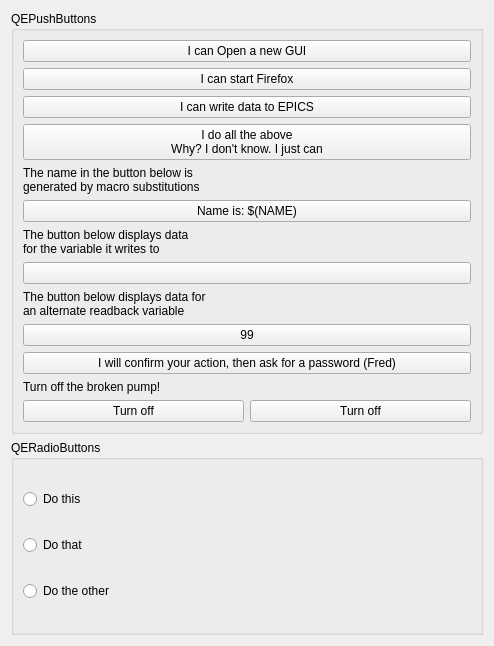
<?xml version="1.0" encoding="UTF-8"?>
<ui version="4.0">
 <class>Form</class>
 <widget class="QWidget" name="Form">
  <property name="geometry">
   <rect>
    <x>0</x>
    <y>0</y>
    <width>494</width>
    <height>646</height>
   </rect>
  </property>
  <property name="windowTitle">
   <string>QEPushButton and QERadioButtonExamples</string>
  </property>
  <layout class="QVBoxLayout" name="verticalLayout_3">
   <item>
    <widget class="QGroupBox" name="groupBox_2">
     <property name="title">
      <string>QEPushButtons</string>
     </property>
     <layout class="QVBoxLayout" name="verticalLayout_2">
      <item>
       <widget class="QEPushButton" name="qepushbutton">
        <property name="text">
         <string>I can Open a new GUI</string>
        </property>
        <property name="guiFile" stdset="0">
         <string>loggingSimple.ui</string>
        </property>
       </widget>
      </item>
      <item>
       <widget class="QEPushButton" name="qepushbutton_2">
        <property name="text">
         <string>I can start Firefox</string>
        </property>
        <property name="program">
         <string>firefox</string>
        </property>
        <property name="arguments">
         <stringlist>
          <string>www.google.com</string>
         </stringlist>
        </property>
       </widget>
      </item>
      <item>
       <widget class="QEPushButton" name="qepushbutton_3">
        <property name="text">
         <string>I can write data to EPICS</string>
        </property>
        <property name="variable" stdset="0">
         <string>OOE:ai</string>
        </property>
       </widget>
      </item>
      <item>
       <widget class="QEPushButton" name="qepushbutton_4">
        <property name="text">
         <string>I do all the above
Why? I don't know. I just can</string>
        </property>
        <property name="variable" stdset="0">
         <string>OOE:ai</string>
        </property>
        <property name="altReadbackVariable" stdset="0">
         <string/>
        </property>
        <property name="program">
         <string>firefox</string>
        </property>
        <property name="arguments">
         <stringlist>
          <string>www.google.com</string>
         </stringlist>
        </property>
        <property name="guiFile" stdset="0">
         <string>loggingSimple.ui</string>
        </property>
       </widget>
      </item>
      <item>
       <widget class="QLabel" name="label">
        <property name="text">
         <string>The name in the button below is
generated by macro substitutions</string>
        </property>
       </widget>
      </item>
      <item>
       <widget class="QEPushButton" name="qepushbutton_5">
        <property name="text">
         <string>Name is: $(NAME)</string>
        </property>
        <property name="variableSubstitutions" stdset="0">
         <string>NAME=Andrew</string>
        </property>
        <property name="labelText" stdset="0">
         <string>Name is: $(NAME)</string>
        </property>
       </widget>
      </item>
      <item>
       <widget class="QLabel" name="label_2">
        <property name="text">
         <string>The button below displays data
for the variable it writes to</string>
        </property>
       </widget>
      </item>
      <item>
       <widget class="QEPushButton" name="qepushbutton_6">
        <property name="text">
         <string/>
        </property>
        <property name="variable" stdset="0">
         <string>OOE:ai</string>
        </property>
        <property name="subscribe">
         <bool>true</bool>
        </property>
       </widget>
      </item>
      <item>
       <widget class="QLabel" name="label_3">
        <property name="text">
         <string>The button below displays data for
an alternate readback variable</string>
        </property>
       </widget>
      </item>
      <item>
       <widget class="QEPushButton" name="qepushbutton_7">
        <property name="text">
         <string>99</string>
        </property>
        <property name="variable" stdset="0">
         <string>OOE:ao</string>
        </property>
        <property name="subscribe">
         <bool>true</bool>
        </property>
       </widget>
      </item>
      <item>
       <widget class="QEPushButton" name="qepushbutton_8">
        <property name="text">
         <string>I will confirm your action, then ask for a password (Fred)</string>
        </property>
        <property name="variable" stdset="0">
         <string>OOE:ao</string>
        </property>
        <property name="password">
         <string>Fred</string>
        </property>
        <property name="confirmAction">
         <bool>true</bool>
        </property>
       </widget>
      </item>
      <item>
       <widget class="QLabel" name="label_4">
        <property name="text">
         <string>Turn off the broken pump!</string>
        </property>
       </widget>
      </item>
      <item>
       <layout class="QGridLayout" name="gridLayout_2">
        <item row="2" column="0">
         <widget class="QEPushButton" name="qepushbutton_11">
          <property name="text">
           <string>Turn off</string>
          </property>
          <property name="iconSize">
           <size>
            <width>93</width>
            <height>109</height>
           </size>
          </property>
          <property name="variable" stdset="0">
           <string>OOE:bi</string>
          </property>
          <property name="subscribe">
           <bool>true</bool>
          </property>
          <property name="updateOption" stdset="0">
           <enum>QEPushButton::Icon</enum>
          </property>
          <property name="pixmap0" stdset="0">
           <pixmap>pumpBad.PNG</pixmap>
          </property>
          <property name="pixmap1" stdset="0">
           <pixmap>pumpOK.PNG</pixmap>
          </property>
         </widget>
        </item>
        <item row="2" column="1">
         <widget class="QEPushButton" name="qepushbutton_12">
          <property name="text">
           <string>Turn off</string>
          </property>
          <property name="iconSize">
           <size>
            <width>93</width>
            <height>109</height>
           </size>
          </property>
          <property name="variable" stdset="0">
           <string>OOE:bi</string>
          </property>
          <property name="subscribe">
           <bool>true</bool>
          </property>
          <property name="localEnumeration">
           <string>0:1,1:0</string>
          </property>
          <property name="format" stdset="0">
           <enum>QEPushButton::LocalEnumeration</enum>
          </property>
          <property name="updateOption" stdset="0">
           <enum>QEPushButton::Icon</enum>
          </property>
          <property name="pixmap0" stdset="0">
           <pixmap>pumpBad.PNG</pixmap>
          </property>
          <property name="pixmap1" stdset="0">
           <pixmap>pumpOK.PNG</pixmap>
          </property>
         </widget>
        </item>
       </layout>
      </item>
     </layout>
    </widget>
   </item>
   <item>
    <widget class="QGroupBox" name="groupBox">
     <property name="title">
      <string>QERadioButtons</string>
     </property>
     <layout class="QVBoxLayout" name="verticalLayout">
      <item>
       <widget class="QERadioButton" name="qeradiobutton">
        <property name="text">
         <string>Do this</string>
        </property>
        <property name="variable" stdset="0">
         <string>OOE:mbbi</string>
        </property>
        <property name="subscribe">
         <bool>true</bool>
        </property>
        <property name="clickText">
         <string>0</string>
        </property>
       </widget>
      </item>
      <item>
       <widget class="QERadioButton" name="qeradiobutton_2">
        <property name="text">
         <string>Do that</string>
        </property>
        <property name="variable" stdset="0">
         <string>OOE:mbbi</string>
        </property>
        <property name="subscribe">
         <bool>true</bool>
        </property>
        <property name="clickCheckedText">
         <string>1</string>
        </property>
       </widget>
      </item>
      <item>
       <widget class="QERadioButton" name="qeradiobutton_3">
        <property name="text">
         <string>Do the other</string>
        </property>
        <property name="variable" stdset="0">
         <string>OOE:mbbi</string>
        </property>
        <property name="subscribe">
         <bool>true</bool>
        </property>
        <property name="clickText">
         <string>2</string>
        </property>
        <property name="clickCheckedText">
         <string>2</string>
        </property>
       </widget>
      </item>
     </layout>
    </widget>
   </item>
  </layout>
 </widget>
 <customwidgets>
  <customwidget>
   <class>QEPushButton</class>
   <extends>QPushButton</extends>
   <header>QEPushButton.h</header>
  </customwidget>
  <customwidget>
   <class>QERadioButton</class>
   <extends>QRadioButton</extends>
   <header>QERadioButton.h</header>
  </customwidget>
 </customwidgets>
 <resources/>
 <connections/>
</ui>
